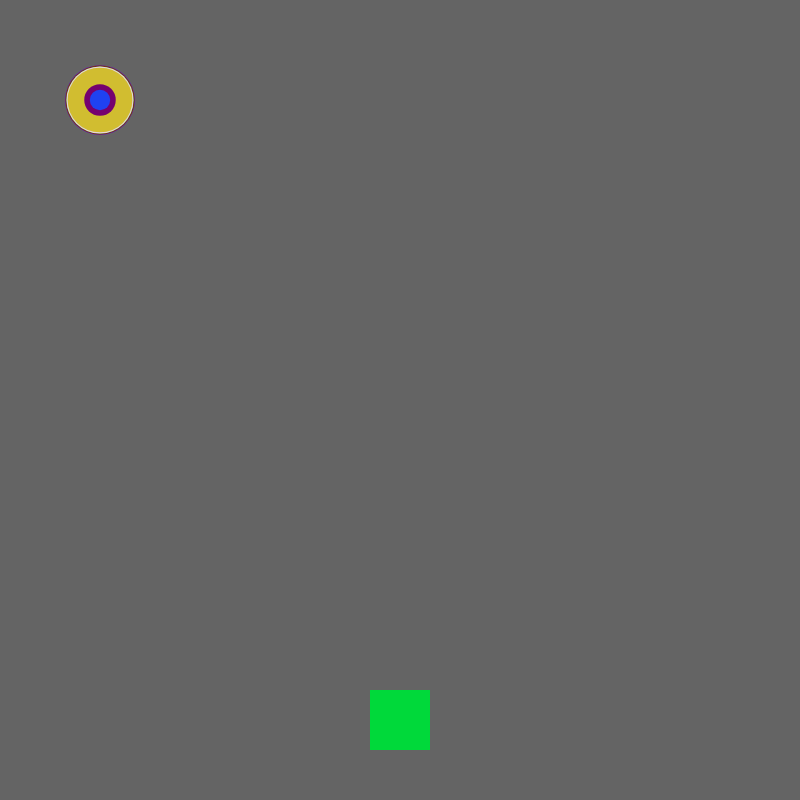
Frame 1 (no input)
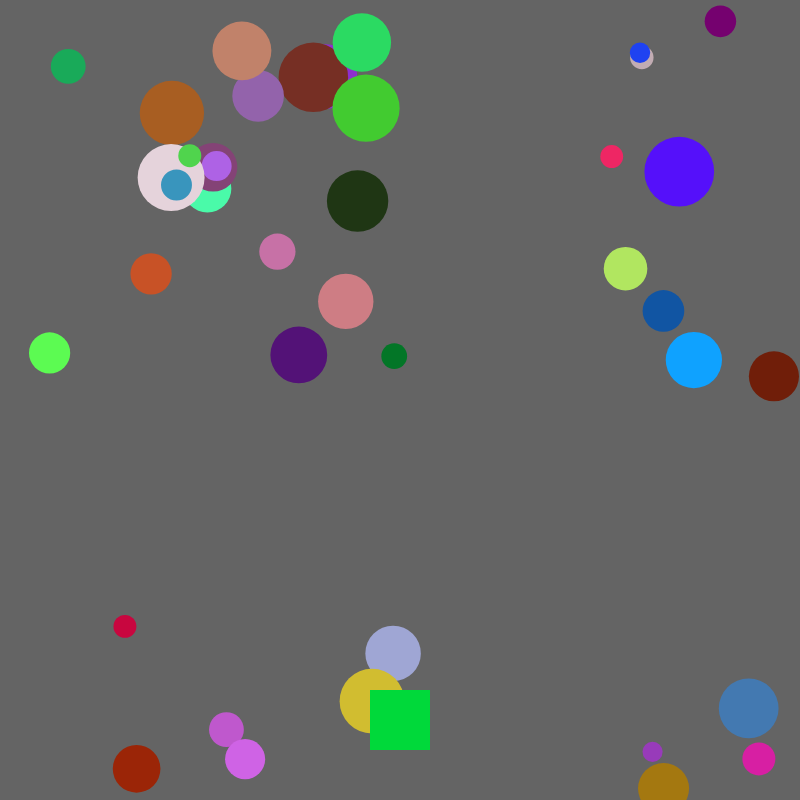
Frame 60 (no input)
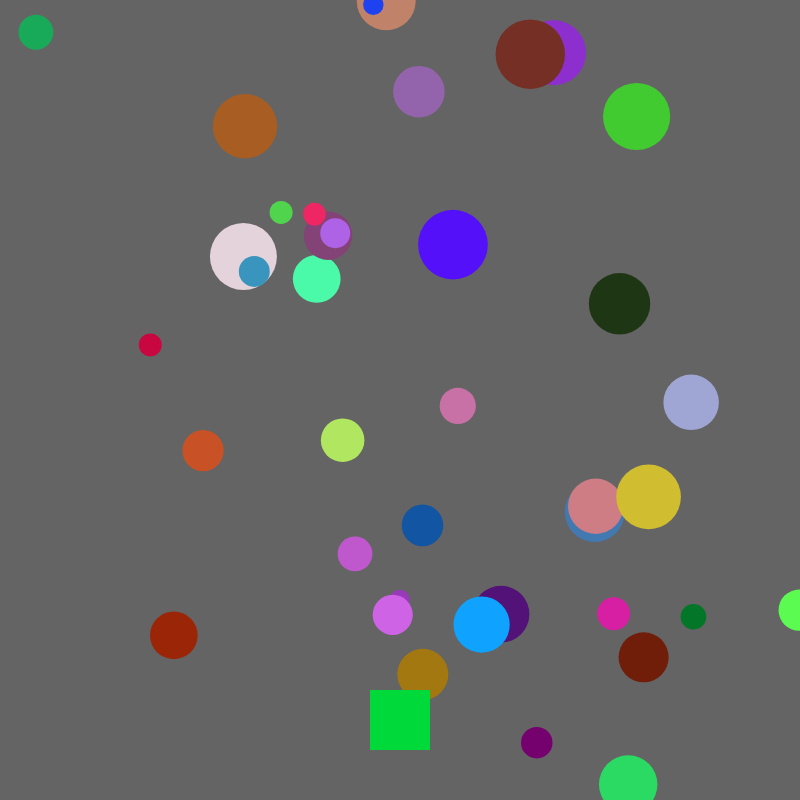
Frame 120 (the mouse pressed at the canvas centre since frame 60)

The p5.js sketch that drew these frames (run headless with seeded random() and noise() and a simulated clock; from frame 60 on, the mouse is pressed at the canvas centre):

// p5.js sketch
// ── sketch.js
var cars = [];
var frogPos;


function setup() {
  createCanvas(800, 800);
  for (var i = 0; i < 40; i++) {
    cars.push(new Car()); //makes 1 new car
  }
  frogPos = createVector(width / 2, height - 80);
  rectMode(CENTER);
  ellipseMode(CENTER);
}

function draw() {
  background(100);
  for (var i = 0; i < cars.length; i++) {
    cars[i].display();
    cars[i].drive();
    if(cars[i].pos.dist(frogPos) < 30) {
    cars.splice(i, 1);  //kill car (thing to take out, how many to take out)
    }
  }
  //draw frog
  fill('#00d93a');
  rect(frogPos.x, frogPos.y, 60, 60);
  CheckForKeys();
}

//car class (can also write class instead of function)
function Car() {
  //attributes
  this.pos = createVector(100, 100); // vector = self contained x and y component
  this.vel = createVector(random(-5, 5), random(-5, 5)); //vector for velocity-5 foward and backwards
  this.r = random(255); //red attribute
  this.g = random(255); //green
  this.b = random(255); //blue
  this.size = random(20,70); //random size

  //methods
  this.display = function() {
    noStroke();
    fill(this.r, this.g, this.b);
    ellipse(this.pos.x, this.pos.y, this.size, this.size); //used random size in x and y coordinates of circle
  }
  this.drive = function() {
    this.pos.add(this.vel); //5 is velocity
    if (this.pos.x > width) this.pos.x = 0; //if x is greater than width; x = 0
    if (this.pos.x < 0) this.pos.x = width; //if x is less than 0; x = width of canvas
    if (this.pos.y > height) this.pos.y = 0; //if y is greater than height; y = 0
    if (this.pos.y < 0) this.pos.y = height; //if y is less than 0; y = height of canvas
  }
}

//uses keys to move frog
function CheckForKeys() {
  if (keyIsDown(LEFT_ARROW)) frogPos.x = frogPos.x - 5;
  if (keyIsDown(RIGHT_ARROW)) frogPos.x = frogPos.x + 5;
  if (keyIsDown(UP_ARROW)) frogPos.y = frogPos.y - 5;
  if (keyIsDown(DOWN_ARROW)) frogPos.y = frogPos.y + 5;
}
